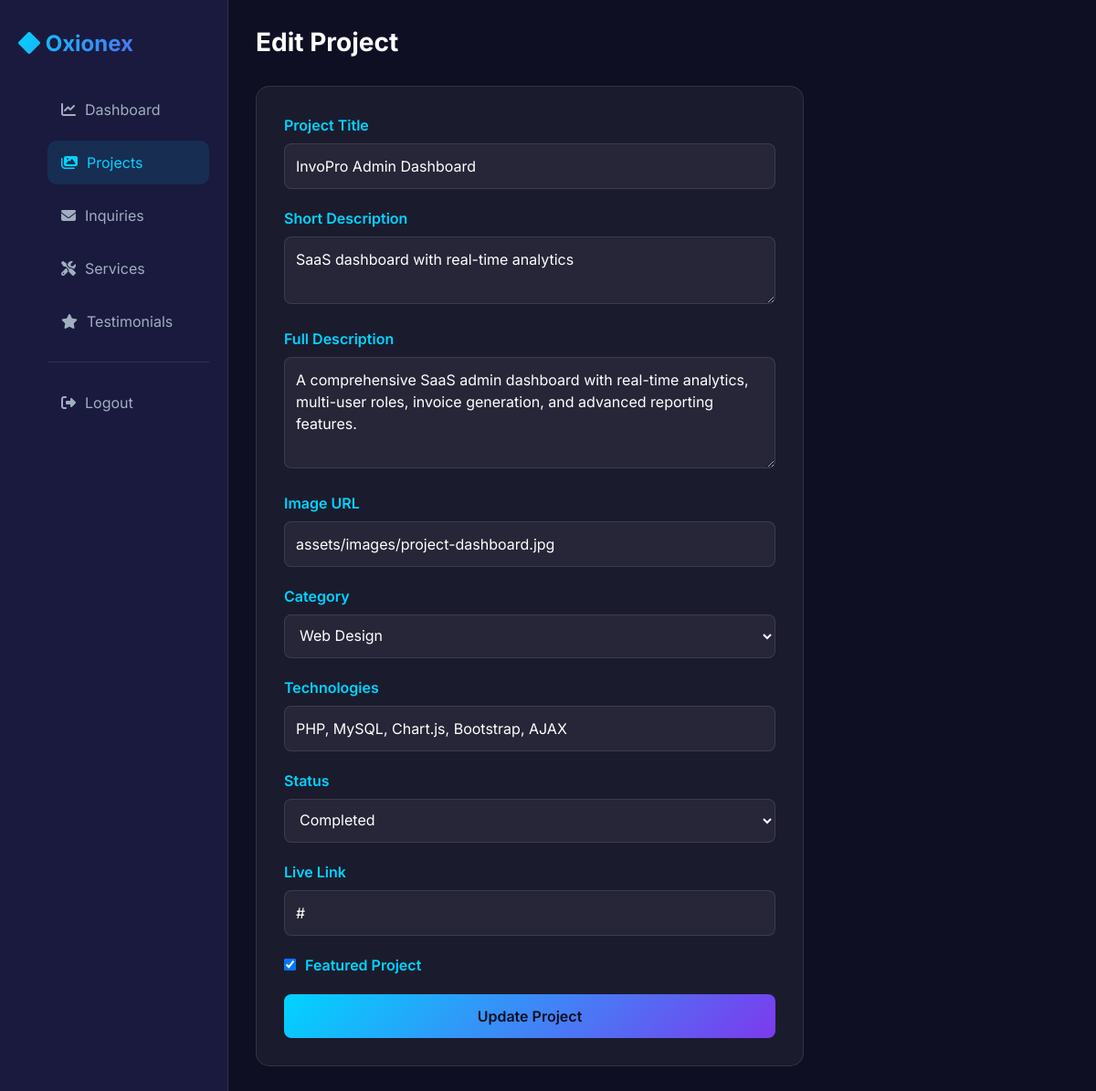
Page /admin/edit_project.php?id=4 (signed in) on the committed database.
### tables this page shows
CREATE TABLE IF NOT EXISTS projects (
    id INT AUTO_INCREMENT PRIMARY KEY,
    title VARCHAR(255) NOT NULL,
    description TEXT NOT NULL,
    short_description VARCHAR(500),
    image VARCHAR(500),
    category ENUM('ecommerce','business','portfolio','custom','dashboard') NOT NULL DEFAULT 'business',
    technologies VARCHAR(500),
    status ENUM('ongoing','completed') NOT NULL DEFAULT 'completed',
    live_link VARCHAR(500),
    featured TINYINT(1) DEFAULT 0,
    sort_order INT DEFAULT 0,
    created_at TIMESTAMP DEFAULT CURRENT_TIMESTAMP
);

### admin/edit_project.php (the view, shortened to what this page needs)
<?php
require_once '../includes/db.php';
$project_id = $_GET['id'] ?? 0;
$project = null;
if (!$pdo) {
    $error = 'Database connection error.';
    $project = null;
} else {
    try {
        $stmt = $pdo->prepare("SELECT * FROM projects WHERE id = ?");
        $stmt->execute([$project_id]);
        $project = $stmt->fetch();
    } catch (PDOException $e) {
        $error = 'Error loading project.';
        error_log('Load project error: ' . $e->getMessage());
        header('Location: projects.php');
        exit;
    }
}
?>
<!DOCTYPE html>
<html lang="en">
<head>
    <link href="https://cdn.jsdelivr.net/npm/bootstrap@5.3.0/dist/css/bootstrap.min.css" rel="stylesheet">
    <link rel="stylesheet" href="https://cdnjs.cloudflare.com/ajax/libs/font-awesome/6.4.0/css/all.min.css">
</head>
<body>
    <div class="dashboard-container">
        <div class="sidebar">
            <div class="sidebar-brand"><i class="fas fa-diamond"></i> Oxionex</div>
            <ul class="sidebar-menu">
                <li><a href="dashboard.php"><i class="fas fa-chart-line"></i> Dashboard</a></li>
                <li><a href="projects.php" class="active"><i class="fas fa-images"></i> Projects</a></li>
                <li><a href="inquiries.php"><i class="fas fa-envelope"></i> Inquiries</a></li>
                <li><a href="services.php"><i class="fas fa-tools"></i> Services</a></li>
                <li><a href="testimonials.php"><i class="fas fa-star"></i> Testimonials</a></li>
                <li style="margin-top: 20px; border-top: 1px solid rgba(255, 255, 255, 0.1); padding-top: 20px;"><a href="logout.php"><i class="fas fa-sign-out-alt"></i> Logout</a></li>
            </ul>
        </div>
        <div class="main-content">
            <h1 style="margin-bottom: 30px; font-size: 28px; font-weight: 700;">Edit Project</h1>
            <form method="POST" class="form-container">
                <div class="form-group">
                    <label for="title">Project Title</label>
                    <input type="text" id="title" name="title" required value="<?php echo htmlspecialchars($project['title']); ?>">
                </div>
                <div class="form-group">
                    <label for="short_description">Short Description</label>
                    <textarea id="short_description" name="short_description" rows="2" required><?php echo htmlspecialchars($project['short_description']); ?></textarea>
                </div>
                <div class="form-group">
                    <label for="description">Full Description</label>
                    <textarea id="description" name="description" rows="4"><?php echo htmlspecialchars($project['description']); ?></textarea>
                </div>
                <div class="form-group">
                    <label for="image">Image URL</label>
                    <input type="url" id="image" name="image" value="<?php echo htmlspecialchars($project['image']); ?>">
                </div>
                <div class="form-group">
                    <label for="category">Category</label>
                    <select id="category" name="category">
                        <option value="web" <?php echo $project['category'] === 'web' ? 'selected' : ''; ?>>Web Design</option>
                    </select>
                </div>
                <div class="form-group">
                    <label for="technologies">Technologies</label>
                    <input type="text" id="technologies" name="technologies" value="<?php echo htmlspecialchars($project['technologies']); ?>">
                </div>
                <div class="form-group">
                    <label for="status">Status</label>
                    <select id="status" name="status">
                        <option value="completed" <?php echo $project['status'] === 'completed' ? 'selected' : ''; ?>>Completed</option>
                    </select>
                </div>
                <div class="form-group">
                    <label for="live_link">Live Link</label>
                    <input type="url" id="live_link" name="live_link" value="<?php echo htmlspecialchars($project['live_link']); ?>">
                </div>
                <div class="form-group">
                    <div class="checkbox-group">
                        <input type="checkbox" id="featured" name="featured" <?php echo $project['featured'] ? 'checked' : ''; ?>>
                        <label for="featured" style="margin-bottom: 0;">Featured Project</label>
                    </div>
                </div>
                <button type="submit" class="btn-submit">Update Project</button>
            </form>
        </div>
    </div>
</body>
</html>

### admin/edit_project.php (style rules this page uses)
body { font-family: 'Inter', sans-serif; background: #0f0f23; color: #fff; }
.dashboard-container { display: grid; grid-template-columns: 250px 1fr; min-height: 100vh; }
.sidebar { background: #1a1a3e; border-right: 1px solid rgba(255, 255, 255, 0.1); padding: 30px 20px; }
.sidebar-brand { font-size: 24px; font-weight: 700; background: linear-gradient(135deg, #00d4ff 0%, #7c3aed 100%); -webkit-background-clip: text; -webkit-text-fill-color: transparent; background-clip: text; margin-bottom: 30px; }
.sidebar-menu { list-style: none; }
.sidebar-menu li { margin-bottom: 10px; }
.sidebar-menu a { display: flex; align-items: center; gap: 10px; padding: 12px 15px; color: #a0aec0; text-decoration: none; border-radius: 10px; transition: all 0.3s ease; }
.sidebar-menu a:hover, .sidebar-menu a.active { background: rgba(0, 212, 255, 0.1); color: #00d4ff; }
.main-content { padding: 30px; overflow-y: auto; }
.form-container { background: rgba(255, 255, 255, 0.05); border: 1px solid rgba(255, 255, 255, 0.1); border-radius: 15px; padding: 30px; max-width: 600px; }
.form-group { margin-bottom: 20px; }
label { display: block; margin-bottom: 8px; color: #00d4ff; font-weight: 600; }
input, textarea, select { width: 100%; padding: 12px; background: rgba(255, 255, 255, 0.05); border: 1px solid rgba(255, 255, 255, 0.1); border-radius: 8px; color: #fff; font-family: 'Inter', sans-serif; }
.btn-submit { background: linear-gradient(135deg, #00d4ff 0%, #7c3aed 100%); border: none; color: #0f0f23; padding: 12px 30px; border-radius: 8px; cursor: pointer; font-weight: 600; width: 100%; }
.checkbox-group { display: flex; align-items: center; gap: 10px; }
input[type="checkbox"] { width: auto; }

### rows in the picture
projects: title "InvoPro Admin Dashboard", short_description "SaaS dashboard with real-time analytics", description "A comprehensive SaaS admin dashboard with real-time analytics, multi-user roles, invoice generation, and advanced reporting features.", image "assets/images/project-dashboard.jpg", technologies "PHP, MySQL, Chart.js, Bootstrap, AJAX", status "Completed", live_link "#", featured "☑"
